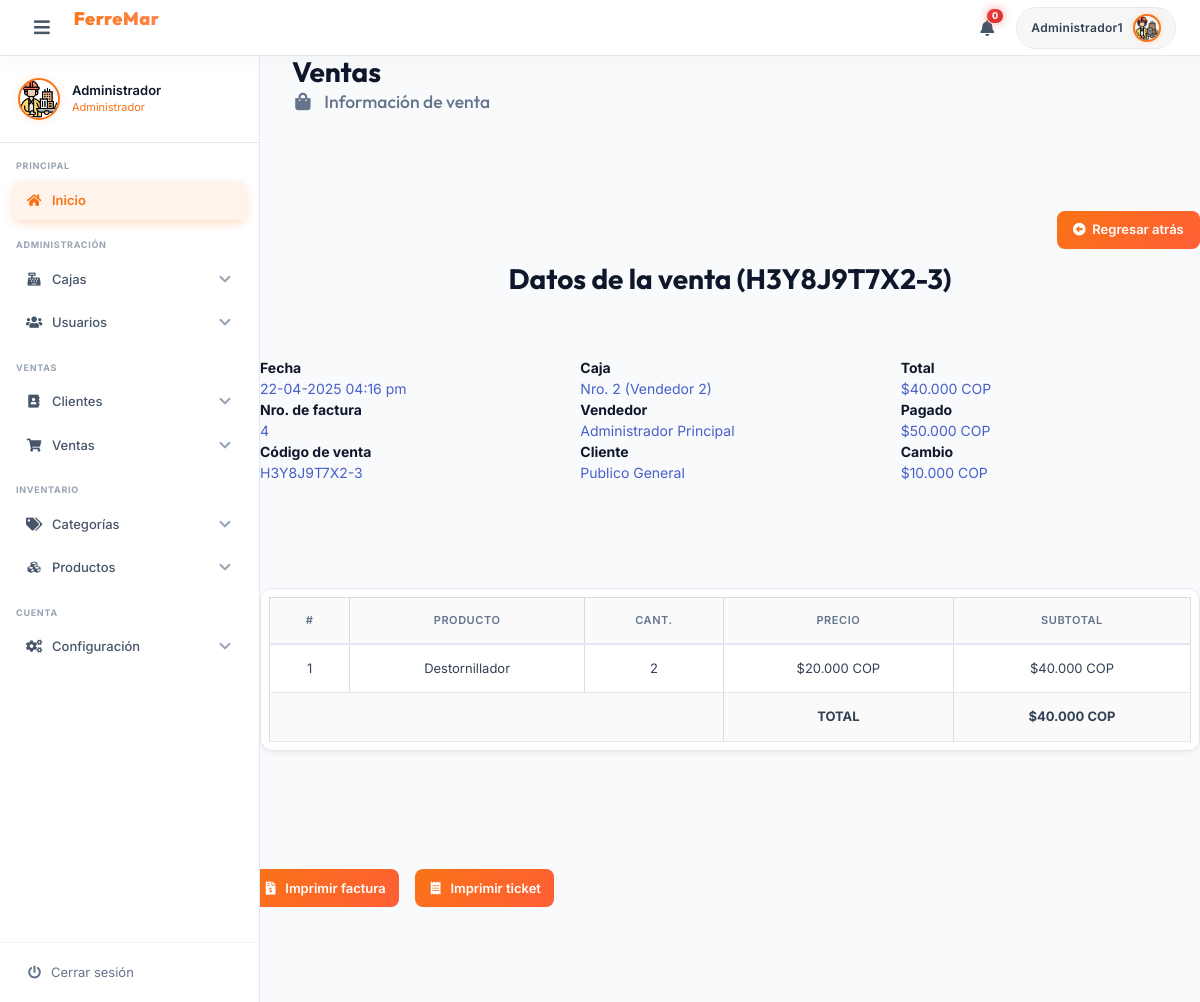
/saleDetail/H3Y8J9T7X2-3/ (signed in), run on the app's committed database.
### tables this page shows
CREATE TABLE `venta` (
  `venta_id` int(30) NOT NULL,
  `venta_codigo` varchar(200) NOT NULL,
  `venta_fecha` date NOT NULL,
  `venta_hora` varchar(17) NOT NULL,
  `venta_total` decimal(30,2) NOT NULL,
  `venta_pagado` decimal(30,2) NOT NULL,
  `venta_cambio` decimal(30,2) NOT NULL,
  `usuario_id` int(7) NOT NULL,
  `cliente_id` int(10) NOT NULL,
  `caja_id` int(5) NOT NULL
);

CREATE TABLE `caja` (
  `caja_id` int(5) NOT NULL,
  `caja_numero` int(5) NOT NULL,
  `caja_nombre` varchar(100) NOT NULL,
  `caja_efectivo` decimal(30,2) NOT NULL
);

CREATE TABLE `usuario` (
  `usuario_id` int(7) NOT NULL,
  `usuario_nombre` varchar(50) NOT NULL,
  `usuario_apellido` varchar(50) NOT NULL,
  `usuario_email` varchar(50) NOT NULL,
  `usuario_usuario` varchar(30) NOT NULL,
  `usuario_clave` varchar(535) NOT NULL,
  `usuario_foto` varchar(200) NOT NULL,
  `caja_id` int(5) NOT NULL,
  `usuario_cargo` varchar(50) DEFAULT NULL
);

CREATE TABLE `cliente` (
  `cliente_id` int(10) NOT NULL,
  `cliente_tipo_documento` varchar(20) NOT NULL,
  `cliente_numero_documento` varchar(35) NOT NULL,
  `cliente_nombre` varchar(50) NOT NULL,
  `cliente_apellido` varchar(50) NOT NULL,
  `cliente_provincia` varchar(30) NOT NULL,
  `cliente_ciudad` varchar(30) NOT NULL,
  `cliente_direccion` varchar(70) NOT NULL,
  `cliente_telefono` varchar(20) NOT NULL,
  `cliente_email` varchar(50) NOT NULL
);

CREATE TABLE `venta_detalle` (
  `venta_detalle_id` int(100) NOT NULL,
  `venta_detalle_cantidad` int(10) NOT NULL,
  `venta_detalle_precio_compra` decimal(30,2) NOT NULL,
  `venta_detalle_precio_venta` decimal(30,2) NOT NULL,
  `venta_detalle_total` decimal(30,2) NOT NULL,
  `venta_detalle_descripcion` varchar(200) NOT NULL,
  `venta_codigo` varchar(200) NOT NULL,
  `producto_id` int(20) NOT NULL
);

### autoload.php (called while the page is built, shortened)
<?php
    spl_autoload_register(function($clase){
        $archivo= __DIR__."/".$clase.".php";
        $archivo=str_replace("\\","/",$archivo);
    });

### app/models/mainModel.php (called while the page is built, shortened)
<?php
class mainModel {
    private $server = DB_SERVER;
    private $db = DB_NAME;
    private $user = DB_USER;
    private $pass = DB_PASS;
    protected function conectar() {
        $conexion = new PDO("mysql:host=" . $this->server . ";dbname=" . $this->db, $this->user, $this->pass);
        $conexion->exec("SET CHARACTER SET utf8");
        return $conexion;
    }
    public function limpiarCadena($cadena) {
        $palabras = ["<script>", "</script>", "<script src", "<script type=", "SELECT * FROM", "SELECT ", " SELECT ", "DELETE FROM", "INSERT INTO", "DROP TABLE", "DROP DATABASE", "TRUNCATE TABLE", "SHOW TABLES", "SHOW DATABASES", "<?php", "?>", "--", "^", "<", ">", "==", ";", "::"];
        $cadena = trim($cadena);
        $cadena = stripslashes($cadena);
        $cadena = trim($cadena);
        $cadena = stripslashes($cadena);
        return $cadena;
    }
    public function seleccionarDatos($tipo, $tabla, $campo, $id) {
        $tipo = $this->limpiarCadena($tipo);
        $tabla = $this->limpiarCadena($tabla);
        $campo = $this->limpiarCadena($campo);
        $id = $this->limpiarCadena($id);
        if ($tipo == "Unico") {
            $sql = $this->conectar()->prepare("SELECT * FROM $tabla WHERE $campo=:ID");
            $sql->bindParam(":ID", $id);
        } elseif ($tipo == "Normal") {
            $sql = $this->conectar()->prepare("SELECT $campo FROM $tabla");
        }
        $sql->execute();
        return $sql;
    }
}

### app/views/content/saleDetail-view.php (the view, shortened to what this page needs)
<div class="container is-fluid mb-6">
	<h1 class="title">Ventas</h1>
	<h2 class="subtitle"><i class="fas fa-shopping-bag fa-fw"></i> &nbsp; Información de venta</h2>
</div>
<div class="container pb-6 pt-6">
	<?php
		include "./app/views/inc/btn_back.php";
		$code=$insLogin->limpiarCadena($url[1]);
		$datos=$insLogin->seleccionarDatos("Normal","venta INNER JOIN cliente ON venta.cliente_id=cliente.cliente_id INNER JOIN usuario ON venta.usuario_id=usuario.usuario_id INNER JOIN caja ON venta.caja_id=caja.caja_id WHERE (venta_codigo='".$code."')","*",0);
		if($datos->rowCount()==1){
			$datos_venta=$datos->fetch();
	?>
	<h2 class="title has-text-centered">Datos de la venta <?php echo " (".$code.")"; ?></h2>
	<div class="columns pb-6 pt-6">
		<div class="column">
			<div class="full-width sale-details text-condensedLight">
				<div class="has-text-weight-bold">Fecha</div>
				<span class="has-text-link"><?php echo date("d-m-Y", strtotime($datos_venta['venta_fecha']))." ".$datos_venta['venta_hora']; ?></span>
			</div>
			<div class="full-width sale-details text-condensedLight">
				<div class="has-text-weight-bold">Nro. de factura</div>
				<span class="has-text-link"><?php echo $datos_venta['venta_id']; ?></span>
			</div>
			<div class="full-width sale-details text-condensedLight">
				<div class="has-text-weight-bold">Código de venta</div>
				<span class="has-text-link"><?php echo $datos_venta['venta_codigo']; ?></span>
			</div>
		</div>
		<div class="column">
			<div class="full-width sale-details text-condensedLight">
				<div class="has-text-weight-bold">Caja</div>
				<span class="has-text-link">Nro. <?php echo $datos_venta['caja_numero']." (".$datos_venta['caja_nombre']; ?>)</span>
			</div>
			<div class="full-width sale-details text-condensedLight">
				<div class="has-text-weight-bold">Vendedor</div>
				<span class="has-text-link"><?php echo $datos_venta['usuario_nombre']." ".$datos_venta['usuario_apellido']; ?></span>
			</div>
			<div class="full-width sale-details text-condensedLight">
				<div class="has-text-weight-bold">Cliente</div>
				<span class="has-text-link"><?php echo $datos_venta['cliente_nombre']." ".$datos_venta['cliente_apellido']; ?></span>
			</div>
		</div>
		<div class="column">
			<div class="full-width sale-details text-condensedLight">
				<div class="has-text-weight-bold">Total</div>
				<span class="has-text-link"><?php echo MONEDA_SIMBOLO.number_format($datos_venta['venta_total'],MONEDA_DECIMALES,MONEDA_SEPARADOR_DECIMAL,MONEDA_SEPARADOR_MILLAR).' '.MONEDA_NOMBRE; ?></span>
			</div>
			<div class="full-width sale-details text-condensedLight">
				<div class="has-text-weight-bold">Pagado</div>
				<span class="has-text-link"><?php echo MONEDA_SIMBOLO.number_format($datos_venta['venta_pagado'],MONEDA_DECIMALES,MONEDA_SEPARADOR_DECIMAL,MONEDA_SEPARADOR_MILLAR).' '.MONEDA_NOMBRE; ?></span>
			</div>
			<div class="full-width sale-details text-condensedLight">
				<div class="has-text-weight-bold">Cambio</div>
				<span class="has-text-link"><?php echo MONEDA_SIMBOLO.number_format($datos_venta['venta_cambio'],MONEDA_DECIMALES,MONEDA_SEPARADOR_DECIMAL,MONEDA_SEPARADOR_MILLAR).' '.MONEDA_NOMBRE; ?></span>
			</div>
		</div>
	</div>
	<div class="columns pb-6 pt-6">
		<div class="column">
			<div class="table-container">
                <table class="table is-bordered is-striped is-narrow is-hoverable is-fullwidth">
                    <thead>
                        <tr>
                            <th class="has-text-centered">#</th>
                            <th class="has-text-centered">Producto</th>
                            <th class="has-text-centered">Cant.</th>
                            <th class="has-text-centered">Precio</th>
                            <th class="has-text-centered">Subtotal</th>
                        </tr>
                    </thead>
                    <tbody>
                        <?php
                        	$detalle_venta=$insLogin->seleccionarDatos("Normal","venta_detalle WHERE venta_codigo='".$datos_venta['venta_codigo']."'","*",0);
                            if($detalle_venta->rowCount()>=1){
                                $detalle_venta=$detalle_venta->fetchAll();
                            	$cc=1;
                                foreach($detalle_venta as $detalle){
                        ?>
                        <tr class="has-text-centered" >
                            <td><?php echo $cc; ?></td>
                            <td><?php echo $detalle['venta_detalle_descripcion']; ?></td>
                            <td><?php echo $detalle['venta_detalle_cantidad']; ?></td>
                            <td><?php echo MONEDA_SIMBOLO.number_format($detalle['venta_detalle_precio_venta'],MONEDA_DECIMALES,MONEDA_SEPARADOR_DECIMAL,MONEDA_SEPARADOR_MILLAR)." ".MONEDA_NOMBRE; ?></td>
                            <td><?php echo MONEDA_SIMBOLO.number_format($detalle['venta_detalle_total'],MONEDA_DECIMALES,MONEDA_SEPARADOR_DECIMAL,MONEDA_SEPARADOR_MILLAR)." ".MONEDA_NOMBRE; ?></td>
                        </tr>
                        <?php
                                $cc++;
                            }
                        ?>
                        <tr class="has-text-centered" >
                            <td colspan="3"></td>
                            <td class="has-text-weight-bold">
                                TOTAL
                            </td>
                            <td class="has-text-weight-bold">
                                <?php echo MONEDA_SIMBOLO.number_format($datos_venta['venta_total'],MONEDA_DECIMALES,MONEDA_SEPARADOR_DECIMAL,MONEDA_SEPARADOR_MILLAR)." ".MONEDA_NOMBRE; ?>
                            </td>
                        </tr>
                        <?php } ?>
                    </tbody>
                </table>
            </div>
		</div>
	</div>
	<div class="columns pb-6 pt-6">
		<p class="has-text-centered full-width">
			<?php
			echo '<button type="button" class="button is-link is-light is-medium" onclick="print_invoice(\''.APP_URL.'app/pdf/invoice.php?code='.$datos_venta['venta_codigo'].'\')" title="Imprimir factura Nro. '.$datos_venta['venta_id'].'" >
			<i class="fas fa-file-invoice-dollar fa-fw"></i> &nbsp; Imprimir factura
			</button> &nbsp;&nbsp;
			<button type="button" class="button is-link is-light is-medium" onclick="print_ticket(\''.APP_URL.'app/pdf/ticket.php?code='.$datos_venta['venta_codigo'].'\')" title="Imprimir ticket Nro. '.$datos_venta['venta_id'].'" ><i class="fas fa-receipt fa-fw"></i> &nbsp; Imprimir ticket</button>';
			?>
		</p>
	</div>
	<?php
		}else{
			include "./app/views/inc/error_alert.php";
		}
	?>
</div>

### app/views/css/all.css (style rules this page uses)
.fa, .fas, .far, .fal, .fad, .fab { -moz-osx-font-smoothing: grayscale; -webkit-font-smoothing: antialiased; display: inline-block; font-style: normal; font-variant: normal; text-rendering: auto; line-height: 1; }
.fa-fw { text-align: center; width: 1.25em; }
.fa-file-invoice-dollar:before { content: "\f571"; }
.fa-receipt:before { content: "\f543"; }
.fa-shopping-bag:before { content: "\f290"; }
.fa, .fas { font-family: 'Font Awesome 5 Free'; font-weight: 900; }

### app/views/css/estilos.css (style rules this page uses)
:root { --primary-gradient: linear-gradient(135deg, #f97316 0%, #ff5e36 100%); --primary: #f97316; --primary-hover: #ea6c0a; --primary-light: rgba(249, 115, 22, 0.08); --bg-main: #f8fafc; --bg-card: #ffffff; --border-color: #e2e8f0; --text-main: #0f172a; --text-muted: #64748b; --sidebar-bg: #ffffff; --sidebar-active-bg: rgba(249, 115, 22, 0.12); --shadow-sm: 0 1px 2px 0 rgba(0, 0, 0, 0.02); --shadow-md: 0 4px 6px -1px rgba(0, 0, 0, 0.04), 0 2px 4px -2px rgba(0, 0, 0, 0.04); --shadow-lg: 0 10px 25px -5px rgba(15, 23, 42, 0.05), 0 8px 10px -6px rgba(15, 23, 42, 0.05); --shadow-premium: 0 20px 40px -15px rgba(15, 23, 42, 0.07); --radius-sm: 6px; --radius-md: 12px; --radius-lg: 16px; --transition-fast: 0.15s cubic-bezier(0.4, 0, 0.2, 1); --transition-normal: 0.25s cubic-bezier(0.4, 0, 0.2, 1); }
*, *::before, *::after { box-sizing: border-box; }
body, html { height: 100%; width: 100%; margin: 0; padding: 0; font-size: 14px; font-family: "Inter", sans-serif; background-color: var(--bg-main); color: var(--text-main); -webkit-font-smoothing: antialiased; }
h1, h2, h3, h4, h5, h6, .title, .subtitle, .tittles { font-family: "Outfit", sans-serif !important; font-weight: 700 !important; color: var(--text-main) !important; }
.subtitle { font-weight: 500 !important; color: var(--text-muted) !important; }
.table-container { background: white; border-radius: var(--radius-md); box-shadow: var(--shadow-md); border: 1px solid var(--border-color); padding: 8px; margin-bottom: 24px; }
.table { width: 100% !important; background-color: transparent !important; font-size: 13px !important; }
.table thead th { background: #fafafb !important; color: var(--text-muted) !important; font-weight: 600 !important; font-size: 11px !important; text-transform: uppercase !important; letter-spacing: 0.05em !important; padding: 14px 16px !important; border-bottom: 2px solid var(--border-color) !important; }
.table tbody td { padding: 14px 16px !important; color: #334155 !important; border-bottom: 1px solid var(--border-color) !important; vertical-align: middle !important; }
.button { font-family: "Inter", sans-serif !important; font-weight: 600 !important; font-size: 13px !important; height: 38px !important; border-radius: 8px !important; transition: var(--transition-fast) !important; box-shadow: var(--shadow-sm) !important; }
.button.is-link { background: var(--primary-gradient) !important; border: none !important; color: white !important; }

### data on the page
venta: venta_fecha "22-04-2025", venta_hora "04:16 pm", venta_id "4", venta_codigo "H3Y8J9T7X2-3", caja.caja_numero "2", caja.caja_nombre "Vendedor 2", usuario.usuario_nombre "Administrador", usuario.usuario_apellido "Principal", cliente.cliente_nombre "Publico", cliente.cliente_apellido "General", venta_total "40.000", venta_pagado "50.000", venta_cambio "10.000"
venta_detalle: venta_detalle_descripcion "Destornillador", venta_detalle_cantidad "2", venta_detalle_precio_venta "20.000", venta_detalle_total "40.000"

### other printed values
$_SESSION['usuario'] "Administrador1"
$_SESSION['nombre'] "Administrador"
$_SESSION['cargo'] "Administrador"
$code "H3Y8J9T7X2-3"
MONEDA_SIMBOLO "$"
MONEDA_NOMBRE "COP"
